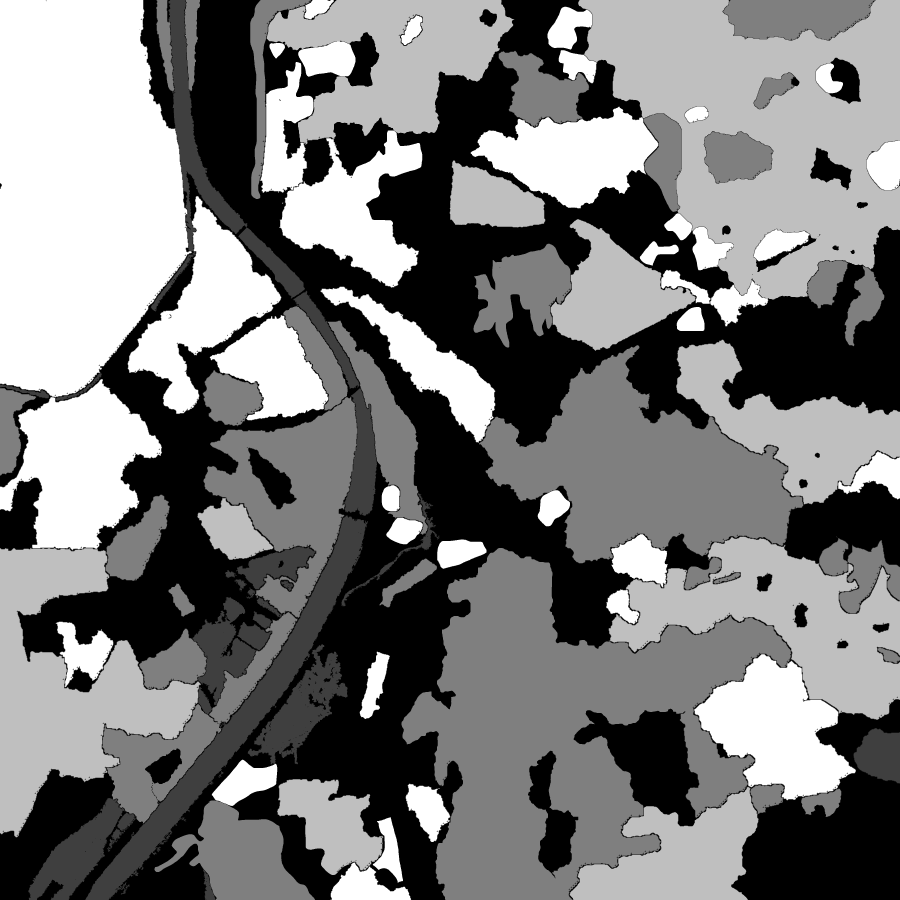
#> input picture gt.png, 3600 x 3600 px, found by its file name (shown at 1/4 size)
$ python reshape.py
#> lines starting #> are read from the running program, lines starting #| are printed output that depends on the picture
import numpy as np
from PIL import Image
from PIL import ImageFilter


def reshape_img(img_path: str, save_path: str):
#> called with img_path = 'F:\\dataset\\SAR\\gt.png', save_path = 'F:\\dataset\\SAR\\gt_reshape.png'
    image = Image.open(img_path)
#> image is the input picture: PIL image 3600x3600 I;16; min 0, max 4, mean 1.94
    image_reshape = image.resize((360, 360))
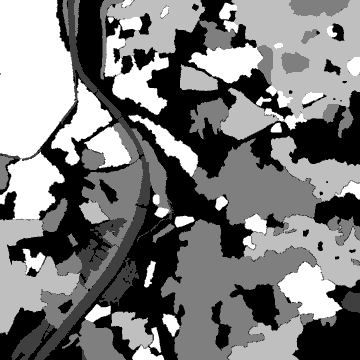
#> image_reshape: PIL image 360x360 I;16; min 0, max 4, mean 1.94; drawn with min black and max white
    image_reshape.save(save_path)
    print('over!')


def filter_img(img_path: str, save_path: str):
    image = Image.open(image_path)
    image_filter = image.filter(ImageFilter.BoxBlur(7))
    for i in range(3):
        image_filter = image_filter.filter(ImageFilter.BLUR)
    image_filter.save(save_path)
    print('over!')
    pass


if __name__ == "__main__":
    pass
    image_path = r'F:\dataset\SAR\gt.png'
    save_path = r'F:\dataset\SAR\gt_reshape.png'
    reshape_img(image_path, save_path)
    # filter_img(image_path, save_path)
